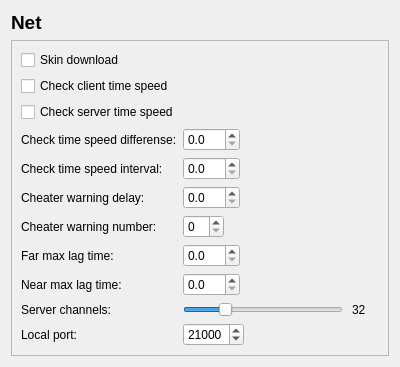
<?xml version="1.0" encoding="UTF-8"?>
<ui version="4.0">
 <class>NetPage</class>
 <widget class="QWidget" name="NetPage">
  <property name="geometry">
   <rect>
    <x>0</x>
    <y>0</y>
    <width>400</width>
    <height>300</height>
   </rect>
  </property>
  <property name="windowTitle">
   <string>Form</string>
  </property>
  <layout class="QVBoxLayout" name="verticalLayout_2">
   <item>
    <widget class="QLabel" name="pageName">
     <property name="font">
      <font>
       <pointsize>14</pointsize>
       <weight>75</weight>
       <bold>true</bold>
      </font>
     </property>
     <property name="text">
      <string>Net</string>
     </property>
    </widget>
   </item>
   <item>
    <widget class="QFrame" name="frame">
     <property name="frameShape">
      <enum>QFrame::StyledPanel</enum>
     </property>
     <property name="frameShadow">
      <enum>QFrame::Raised</enum>
     </property>
     <layout class="QVBoxLayout" name="verticalLayout">
      <item>
       <widget class="QCheckBox" name="SkinDownload">
        <property name="text">
         <string>Skin download</string>
        </property>
       </widget>
      </item>
      <item>
       <widget class="QCheckBox" name="CheckClientTimeSpeed">
        <property name="text">
         <string>Check client time speed</string>
        </property>
       </widget>
      </item>
      <item>
       <widget class="QCheckBox" name="CheckServerTimeSpeed">
        <property name="text">
         <string>Check server time speed</string>
        </property>
       </widget>
      </item>
      <item>
       <layout class="QFormLayout" name="formLayout">
        <property name="fieldGrowthPolicy">
         <enum>QFormLayout::ExpandingFieldsGrow</enum>
        </property>
        <item row="0" column="0">
         <widget class="QLabel" name="label_2">
          <property name="text">
           <string>Check time speed differense:</string>
          </property>
         </widget>
        </item>
        <item row="0" column="1">
         <widget class="QDoubleSpinBox" name="CheckTimeSpeedDifferense">
          <property name="decimals">
           <number>1</number>
          </property>
          <property name="singleStep">
           <double>0.100000000000000</double>
          </property>
         </widget>
        </item>
        <item row="1" column="0">
         <widget class="QLabel" name="label_3">
          <property name="text">
           <string>Check time speed interval:</string>
          </property>
         </widget>
        </item>
        <item row="1" column="1">
         <widget class="QDoubleSpinBox" name="CheckTimeSpeedInterval">
          <property name="decimals">
           <number>1</number>
          </property>
         </widget>
        </item>
        <item row="6" column="0">
         <widget class="QLabel" name="label_4">
          <property name="text">
           <string>Server channels:</string>
          </property>
         </widget>
        </item>
        <item row="6" column="1">
         <layout class="QHBoxLayout" name="horizontalLayout_2">
          <item>
           <widget class="QSlider" name="ChannelsSlider">
            <property name="minimum">
             <number>1</number>
            </property>
            <property name="maximum">
             <number>128</number>
            </property>
            <property name="value">
             <number>32</number>
            </property>
            <property name="orientation">
             <enum>Qt::Horizontal</enum>
            </property>
           </widget>
          </item>
          <item>
           <widget class="QLabel" name="ChannelsLb">
            <property name="styleSheet">
             <string notr="true">margin-right: 10px;</string>
            </property>
            <property name="text">
             <string>32</string>
            </property>
            <property name="margin">
             <number>0</number>
            </property>
           </widget>
          </item>
         </layout>
        </item>
        <item row="7" column="0">
         <widget class="QLabel" name="label_5">
          <property name="text">
           <string>Local port:</string>
          </property>
         </widget>
        </item>
        <item row="7" column="1">
         <widget class="QSpinBox" name="LocalPort">
          <property name="minimum">
           <number>1025</number>
          </property>
          <property name="maximum">
           <number>65535</number>
          </property>
          <property name="value">
           <number>21000</number>
          </property>
         </widget>
        </item>
        <item row="2" column="0">
         <widget class="QLabel" name="label">
          <property name="text">
           <string>Cheater warning delay:</string>
          </property>
         </widget>
        </item>
        <item row="3" column="0">
         <widget class="QLabel" name="label_6">
          <property name="text">
           <string>Cheater warning number:</string>
          </property>
         </widget>
        </item>
        <item row="4" column="0">
         <widget class="QLabel" name="label_7">
          <property name="text">
           <string>Far max lag time:</string>
          </property>
         </widget>
        </item>
        <item row="5" column="0">
         <widget class="QLabel" name="label_8">
          <property name="text">
           <string>Near max lag time:</string>
          </property>
         </widget>
        </item>
        <item row="2" column="1">
         <widget class="QDoubleSpinBox" name="CheaterWarningDelay">
          <property name="decimals">
           <number>1</number>
          </property>
         </widget>
        </item>
        <item row="4" column="1">
         <widget class="QDoubleSpinBox" name="FarMaxLagTime">
          <property name="decimals">
           <number>1</number>
          </property>
         </widget>
        </item>
        <item row="5" column="1">
         <widget class="QDoubleSpinBox" name="NearMaxLagTime">
          <property name="decimals">
           <number>1</number>
          </property>
         </widget>
        </item>
        <item row="3" column="1">
         <widget class="QSpinBox" name="CheaterWarningNum"/>
        </item>
       </layout>
      </item>
      <item>
       <spacer name="verticalSpacer">
        <property name="orientation">
         <enum>Qt::Vertical</enum>
        </property>
        <property name="sizeHint" stdset="0">
         <size>
          <width>20</width>
          <height>40</height>
         </size>
        </property>
       </spacer>
      </item>
     </layout>
    </widget>
   </item>
  </layout>
 </widget>
 <resources/>
 <connections/>
</ui>
